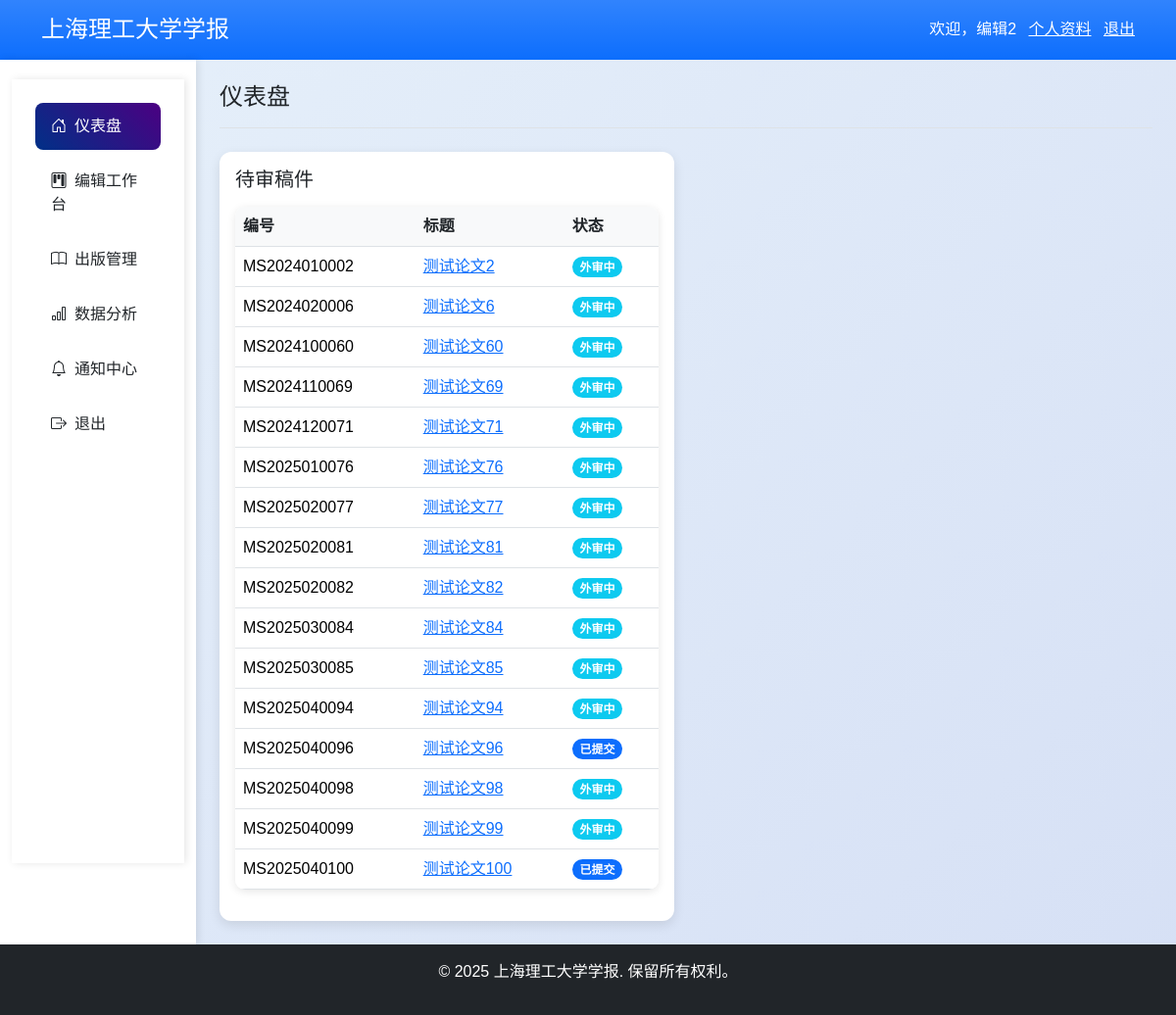
The app's page /accounts/dashboard/ (signed in) with its own data.
### accounts/models.py (models this page shows, shortened)
class UserProfile(models.Model):
    user = models.OneToOneField(User, on_delete=models.CASCADE, related_name="profile")
    full_name = models.CharField("姓名", max_length=50)
    institution = models.CharField("单位", max_length=200)
    title = models.CharField("职称", max_length=50, blank=True)
    email = models.EmailField("电子邮箱", unique=True)
    phone = models.CharField(
        "电话", max_length=20, validators=[RegexValidator(r'^\+?\d{10,15}$', "电话格式无效")])
    orcid = models.CharField("ORCID", max_length=50, blank=True)
    research_fields = models.ManyToManyField(ResearchField, verbose_name="研究领域")
    class Meta:
        verbose_name = "用户资料"
        verbose_name_plural = "用户资料"

### manuscripts/models.py (models this page shows, shortened)
class Manuscript(models.Model):
    manuscript_id = models.CharField("稿件编号", max_length=20, unique=True)
    STATUS_CHOICES = [
        ('DRAFT', '草稿'),
        ('SUBMITTED', '已提交'),
        ('UNDER_REVIEW', '外审中'),
        ('REVISION_REQUIRED', '需要修改'),
        ('REVISED', '已修改'),
        ('ACCEPTED', '已接受'),
        ('REJECTED', '已拒绝'),
        ('REJECT_INITIAL', '初审拒绝'),
        ('PUBLISHED', '已发表'),
    ]
    STATUS_CHOICES_DICT = dict(STATUS_CHOICES)
    status = models.CharField("状态", max_length=30, choices=STATUS_CHOICES, default='DRAFT')
    title_cn = models.CharField("中文标题", max_length=200)
    title_en = models.CharField("英文标题", max_length=200)
    authors = models.TextField("作者列表")
    affiliations = models.TextField("作者单位")
    corresponding_author = models.CharField("通讯作者", max_length=100)
    submitter = models.ForeignKey(User, on_delete=models.CASCADE, related_name="submitted_manuscripts")
    type = models.ForeignKey(ManuscriptType, on_delete=models.SET_NULL, null=True, verbose_name="稿件类型")
    abstract_cn = models.TextField("中文摘要")
    abstract_en = models.TextField("英文摘要")
    keywords_cn = models.CharField("中文关键词", max_length=200)
    keywords_en = models.CharField("英文关键词", max_length=200)
    category_number = models.CharField("中图分类号", max_length=50, blank=True)
    research_field = models.ForeignKey(ResearchField, on_delete=models.SET_NULL, null=True, verbose_name="研究领域")
    similarity_rate = models.FloatField(
        "查重率", default=0.0, validators=[MinValueValidator(0.0), MaxValueValidator(100.0)])
    manuscript_file = models.FileField("原稿文件", upload_to="manuscripts/")
    revised_file = models.FileField("修改稿文件", upload_to="manuscripts/revised/", blank=True)
    additional_file = models.FileField("附加文件", upload_to="manuscripts/additional/", blank=True)
    created_at = models.DateTimeField("创建时间", auto_now_add=True)
    updated_at = models.DateTimeField("更新时间", auto_now=True)
    submit_date = models.DateTimeField("提交时间", null=True, blank=True)
    handling_editor = models.ForeignKey(
        User, on_delete=models.SET_NULL, related_name="handling_manuscripts", null=True, blank=True, verbose_name="责任编辑"
    )
    decision_date = models.DateTimeField("决定时间", null=True, blank=True)
    publish_date = models.DateField("出版日期", null=True, blank=True)
    volume = models.IntegerField("卷号", null=True, blank=True)
    issue = models.IntegerField("期号", null=True, blank=True)
    class Meta:
        verbose_name = "稿件"
        verbose_name_plural = "稿件"

### accounts/views.py (the view)
# urls.py: path('dashboard/', views.dashboard, name='dashboard'),
@login_required
def dashboard(request):
    user_roles = UserRole.objects.filter(user=request.user, is_active=True).values_list('role__name', flat=True)
    context = {
        'user_roles': user_roles,
        'manuscripts': Manuscript.objects.filter(submitter=request.user) if 'Author' in user_roles else [],
        'review_assignments': ReviewAssignment.objects.filter(reviewer=request.user) if 'Reviewer' in user_roles else [],
        'editor_manuscripts': Manuscript.objects.filter(status__in=['SUBMITTED', 'UNDER_REVIEW']) if 'Editor' in user_roles else [],
        'editor_issues': Issue.objects.all() if 'Editor' in user_roles else [],
        'user_count': User.objects.count() if request.user.is_superuser or 'Admin' in user_roles else 0,
        'manuscript_count': Manuscript.objects.count() if request.user.is_superuser or 'Admin' in user_roles else 0,
        'published_count': Manuscript.objects.filter(status='PUBLISHED').count() if request.user.is_superuser or 'Admin' in user_roles else 0,
    }
    return render(request, 'accounts/dashboard.html', context)

### templates/accounts/dashboard.html (shortened to what this page needs)
{% extends "base.html" %}
{% block page_title %}仪表盘{% endblock %}
{% block content %}
<div class="row row-cols-1 row-cols-md-2 g-4">
  {% if 'Editor' in user_roles %}
    <div class="col">
      <div class="card shadow border-0">
        <div class="card-body">
          <h2 class="card-title h5 mb-3">待审稿件</h2>
          <table class="table table-hover">
            <thead><tr><th>编号</th><th>标题</th><th>状态</th></tr></thead>
            <tbody>
              {% for manuscript in editor_manuscripts %}
                <tr>
                  <td>{{ manuscript.manuscript_id }}</td>
                  <td><a href="{% url 'initial_review' manuscript.manuscript_id %}">{{ manuscript.title_cn }}</a></td>
                  <td>{% include "components/status_badge.html" with status=manuscript.status %}</td>
                </tr>
              {% endfor %}
            </tbody>
          </table>
        </div>
      </div>
    </div>
  {% endif %}
</div>
{% endblock %}

### templates/base.html (shortened to what this page needs)
{% load static %}
<!DOCTYPE html>
<html lang="zh-CN">
<head>
  <link href="https://cdn.jsdelivr.net/npm/bootstrap@5.3.3/dist/css/bootstrap.min.css" rel="stylesheet">
  <link href="https://cdn.jsdelivr.net/npm/bootstrap-icons@1.11.3/font/bootstrap-icons.css" rel="stylesheet">
  <link href="{% static 'css/custom.css' %}" rel="stylesheet">
</head>
<body class="d-flex flex-column min-vh-100 bg-light">
  {% include "components/header.html" %}
  <div class="container-fluid">
    <div class="row">
      {% if user.is_authenticated %}
        <div class="col-md-3 col-lg-2 sidebar">
          {% include "components/sidebar.html" %}
        </div>
      {% endif %}
      <main class="{% if user.is_authenticated %}col-md-9 col-lg-10{% else %}col{% endif %} px-4 py-4">
        <div class="d-flex justify-content-between align-items-center mb-4 border-bottom pb-2">
          <h1 class="h4 font-weight-bold text-dark">{% block page_title %}{% endblock %}</h1>
        </div>
        {% block content %}{% endblock %}
      </main>
    </div>
  </div>
  {% include "components/footer.html" %}
</body>
</html>

### templates/components/header.html
<header class="bg-primary bg-gradient text-white py-3">
  <div class="container d-flex justify-content-between align-items-center">
    <h1 class="h4 mb-0">上海理工大学学报</h1>
    {% if user.is_authenticated %}
      <div>
        <span>欢迎，{{ user.profile.full_name }}</span>
        <a href="{% url 'profile' %}" class="text-white mx-2">个人资料</a>
        <a href="{% url 'logout' %}" class="text-white">退出</a>
      </div>
    {% else %}
      <div>
        <a href="{% url 'login' %}" class="text-white mx-2">登录</a>
        <a href="{% url 'register' %}" class="text-white">注册</a>
      </div>
    {% endif %}
  </div>
</header>

### templates/components/sidebar.html (shortened to what this page needs)
<nav class="sidebar p-4">
  <ul class="list-unstyled">
    {% if user.is_authenticated %}
      <li class="mb-2"><a href="{% url 'dashboard' %}" class="nav-link {% if request.path == '/accounts/dashboard/' %}active{% endif %}"><i class="bi bi-house-door me-2"></i>仪表盘</a></li>
      {% if 'Editor' in user_roles %}
        <li class="mb-2"><a href="{% url 'editor_dashboard' %}" class="nav-link {% if request.path == '/editor/dashboard/' %}active{% endif %}"><i class="bi bi-kanban me-2"></i>编辑工作台</a></li>
        <li class="mb-2"><a href="{% url 'volume_list' %}" class="nav-link {% if request.path == '/publication/volume_list/' %}active{% endif %}"><i class="bi bi-book me-2"></i>出版管理</a></li>
        <li class="mb-2"><a href="{% url 'report_generate' %}" class="nav-link {% if request.path == '/analytics/report_generate/' %}active{% endif %}"><i class="bi bi-bar-chart me-2"></i>数据分析</a></li>
      {% endif %}
      <li class="mb-2"><a href="{% url 'notification_list' %}" class="nav-link {% if request.path == '/notifications/list/' %}active{% endif %}"><i class="bi bi-bell me-2"></i>通知中心</a></li>
      <li class="mb-2"><a href="{% url 'logout' %}" class="nav-link"><i class="bi bi-box-arrow-right me-2"></i>退出</a></li>
    {% endif %}
  </ul>
</nav>

### templates/components/status_badge.html
<span class="badge {% if status == 'DRAFT' %}bg-secondary{% elif status == 'SUBMITTED' %}bg-primary{% elif status == 'UNDER_REVIEW' %}bg-info{% elif status == 'REVISION_REQUIRED' %}bg-warning{% elif status == 'REVISED' %}bg-success{% elif status == 'ACCEPTED' %}bg-success{% elif status == 'REJECTED' %}bg-danger{% elif status == 'REJECT_INITIAL' %}bg-danger{% elif status == 'PUBLISHED' %}bg-success{% endif %} rounded-pill">
  {{ manuscript.get_status_display }}
</span>

### templates/components/footer.html
<footer class="bg-dark text-white text-center py-3 mt-auto">
  <p>&copy; 2025 上海理工大学学报. 保留所有权利。</p>
</footer>

### static/css/custom.css (style rules this page uses)
body { background: linear-gradient(135deg, #e6f0fa 0%, #d6e0f5 100%) !important; font-family: 'Arial', sans-serif; color: #212529; }
.card { border-radius: 12px !important; border: none !important; background: #ffffff !important; box-shadow: 0 4px 12px rgba(0, 0, 0, 0.1) !important; transition: transform 0.2s ease, box-shadow 0.2s ease; }
.sidebar { background: #ffffff !important; box-shadow: 2px 0 8px rgba(0, 0, 0, 0.1) !important; min-height: 100vh; padding-top: 20px; }
.nav-link { color: #212529 !important; padding: 12px 16px !important; border-radius: 8px !important; font-weight: 500; background: rgba(255, 255, 255, 0.95) !important; transition: all 0.3s ease; }
.nav-link.active { background: linear-gradient(45deg, #003087, #4B0082) !important; color: #ffffff !important; }
.table { background: #ffffff !important; border-radius: 10px !important; overflow: hidden; box-shadow: 0 2px 8px rgba(0, 0, 0, 0.1) !important; }
.table th { background: #f8f9fa !important; color: #212529 !important; font-weight: 600; }

### records on screen
Manuscript: manuscript_id "MS2024010002", title_cn "测试论文2", status "外审中"
Manuscript: manuscript_id "MS2024020006", title_cn "测试论文6", status "外审中"
Manuscript: manuscript_id "MS2024100060", title_cn "测试论文60", status "外审中"
Manuscript: manuscript_id "MS2024110069", title_cn "测试论文69", status "外审中"
Manuscript: manuscript_id "MS2024120071", title_cn "测试论文71", status "外审中"
Manuscript: manuscript_id "MS2025010076", title_cn "测试论文76", status "外审中"
Manuscript: manuscript_id "MS2025020077", title_cn "测试论文77", status "外审中"
Manuscript: manuscript_id "MS2025020081", title_cn "测试论文81", status "外审中"
Manuscript: manuscript_id "MS2025020082", title_cn "测试论文82", status "外审中"
Manuscript: manuscript_id "MS2025030084", title_cn "测试论文84", status "外审中"
Manuscript: manuscript_id "MS2025030085", title_cn "测试论文85", status "外审中"
Manuscript: manuscript_id "MS2025040094", title_cn "测试论文94", status "外审中"
Manuscript: manuscript_id "MS2025040096", title_cn "测试论文96", status "已提交"
Manuscript: manuscript_id "MS2025040098", title_cn "测试论文98", status "外审中"
Manuscript: manuscript_id "MS2025040099", title_cn "测试论文99", status "外审中"
Manuscript: manuscript_id "MS2025040100", title_cn "测试论文100", status "已提交"

### other values on screen
{{ user.profile.full_name }} "编辑2"
